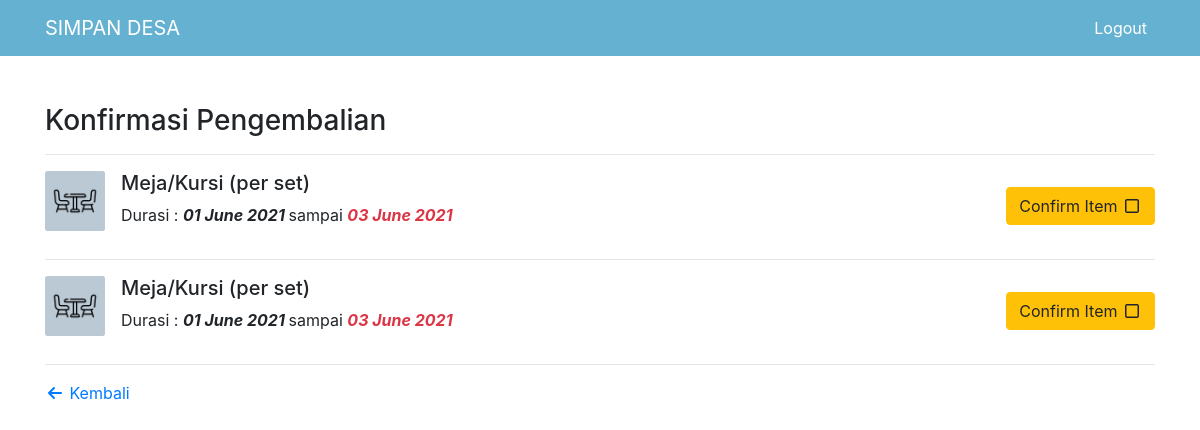
The app's page /detail-pinjam.php?id=6 (signed in) with its own data.
### tables this page shows
CREATE TABLE `konfirmasi` (
  `id_konfirmasi` int(11) NOT NULL,
  `id_kuantitas` int(11) NOT NULL,
  `id_barang` int(11) NOT NULL,
  `tgl_pinjem` int(11) NOT NULL,
  `tgl_kembali` int(11) NOT NULL,
  `id_user` int(11) NOT NULL,
  `status_kembali` int(11) NOT NULL
);

CREATE TABLE `barang` (
  `id_barang` int(11) NOT NULL,
  `nama_barang` varchar(128) NOT NULL,
  `gambar` varchar(128) NOT NULL
);

### detail-pinjam.php (the view, shortened to what this page needs)
<?php
require "koneksi.php";
include "header.php";
$id_user = $_GET['id'];
$sql = "SELECT * FROM konfirmasi JOIN barang ON konfirmasi.id_barang=barang.id_barang WHERE konfirmasi.id_user = $id_user ORDER BY konfirmasi.status_kembali ASC";
$query = mysqli_query($koneksi, $sql);
?>
<div class="container py-5">
    <h3>Konfirmasi Pengembalian</h3>
    <hr>
    <ul class="list-unstyled">
        <?php while ($result = mysqli_fetch_assoc($query)) : ?>
        <div class="media">
            <img class="align-self-start mr-3" src="img/<?= $result['gambar'] ?>" height="60"
                alt="Generic placeholder image">
            <div class="media-body">
                <h5 class="mt-0"><?= $result['nama_barang'] ?></h5>
                <p>Durasi : <strong><i><?= date("d F Y  ", $result['tgl_pinjem']) ?></i></strong> sampai <strong><i
                            class="text-danger">
                            <?= date("d F Y  ", $result['tgl_kembali']) ?> </i></strong>
                </p>
            </div>
            <?php if ($result['status_kembali'] == 0): ?>
            <a href="konfirmasi-barang.php?konfirmasi=<?= $result['id_konfirmasi'] ?>&user=<?= $id_user ?>"
                class="btn mt-3 btn-warning">Confirm
                Item <i class="far fa-fw fa-square"></i></a>
            <?php else : ?>
            <button class="btn mt-3 btn-success disabled">Confirmed
                <i class="fas fa-fw fa-check-square"></i></button>
            <?php endif; ?>
        </div>
        <hr>
        <?php endwhile; ?>
    </ul>
    <a href="admin.php"><i class="fas fa-fw fa-arrow-left"></i> Kembali</a>
</div>
<?php include 'footer.php'; ?>

### records on screen
konfirmasi: id_barang.gambar (picture), id_barang.nama_barang "Meja/Kursi (per set)", tgl_pinjem "01 June 2021", tgl_kembali "03 June 2021"
konfirmasi: id_barang.gambar (picture), id_barang.nama_barang "Meja/Kursi (per set)", tgl_pinjem "01 June 2021", tgl_kembali "03 June 2021"
